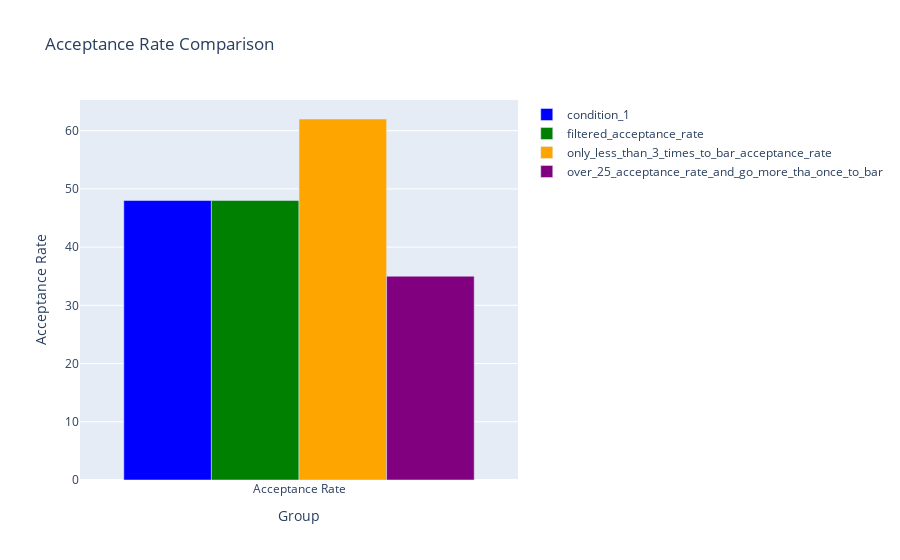

Write notebook code for a chart like this one.
### Markdown cell above
7.  Based on these observations, what do you hypothesize about drivers who accepted the bar coupons?

### Code cell
#plt.bar(['condition_1', 'filtered_acceptance_rate', 'only_less_than_3_times_to bar_acceptance_rate','over_25_acceptance_rate_and_go_more_tha_once_to_bar'], [acceptance_rate_1, filtered_1_acceptance_rate, less_than_3_times_acceptance_rate,over_25_acceptance_rate])


'''
plt.xlabel('Group')
plt.ylabel('Acceptance Rate')
plt.title('Acceptance Rate Comparison')

# Show the plot
plt.show()
'''
import plotly.graph_objects as go

# Create a bar plot using plotly
fig = go.Figure(data=[
    go.Bar(name='condition_1', x=['Acceptance Rate'], y=[acceptance_rate_1], marker_color='blue'),
    go.Bar(name='filtered_acceptance_rate', x=['Acceptance Rate'], y=[filtered_1_acceptance_rate], marker_color='green'),
    go.Bar(name='only_less_than_3_times_to_bar_acceptance_rate', x=['Acceptance Rate'], y=[less_than_3_times_acceptance_rate], marker_color='orange'),
    go.Bar(name='over_25_acceptance_rate_and_go_more_tha_once_to_bar', x=['Acceptance Rate'], y=[over_25_acceptance_rate], marker_color='purple')
])

# Add labels and title
fig.update_layout(
    title='Acceptance Rate Comparison',
    xaxis=dict(title='Group'),
    yaxis=dict(title='Acceptance Rate')
)

# Show the plot
fig.show()

### Figure 1 — Plotly figure (JSON) as saved in the notebook; plotly's stock layout.template omitted (floating-point values rounded to 4 significant figures)
{"data": [{"marker": {"color": "blue"}, "name": "condition_1", "type": "bar", "x": ["Acceptance Rate"], "y": [48]}, {"marker": {"color": "green"}, "name": "filtered_acceptance_rate", "type": "bar", "x": ["Acceptance Rate"], "y": [48]}, {"marker": {"color": "orange"}, "name": "only_less_than_3_times_to_bar_acceptance_rate", "type": "bar", "x": ["Acceptance Rate"], "y": [62]}, {"marker": {"color": "purple"}, "name": "over_25_acceptance_rate_and_go_more_tha_once_to_bar", "type": "bar", "x": ["Acceptance Rate"], "y": [35]}], "layout": {"title": {"text": "Acceptance Rate Comparison"}, "xaxis": {"title": {"text": "Group"}}, "yaxis": {"title": {"text": "Acceptance Rate"}}}}
